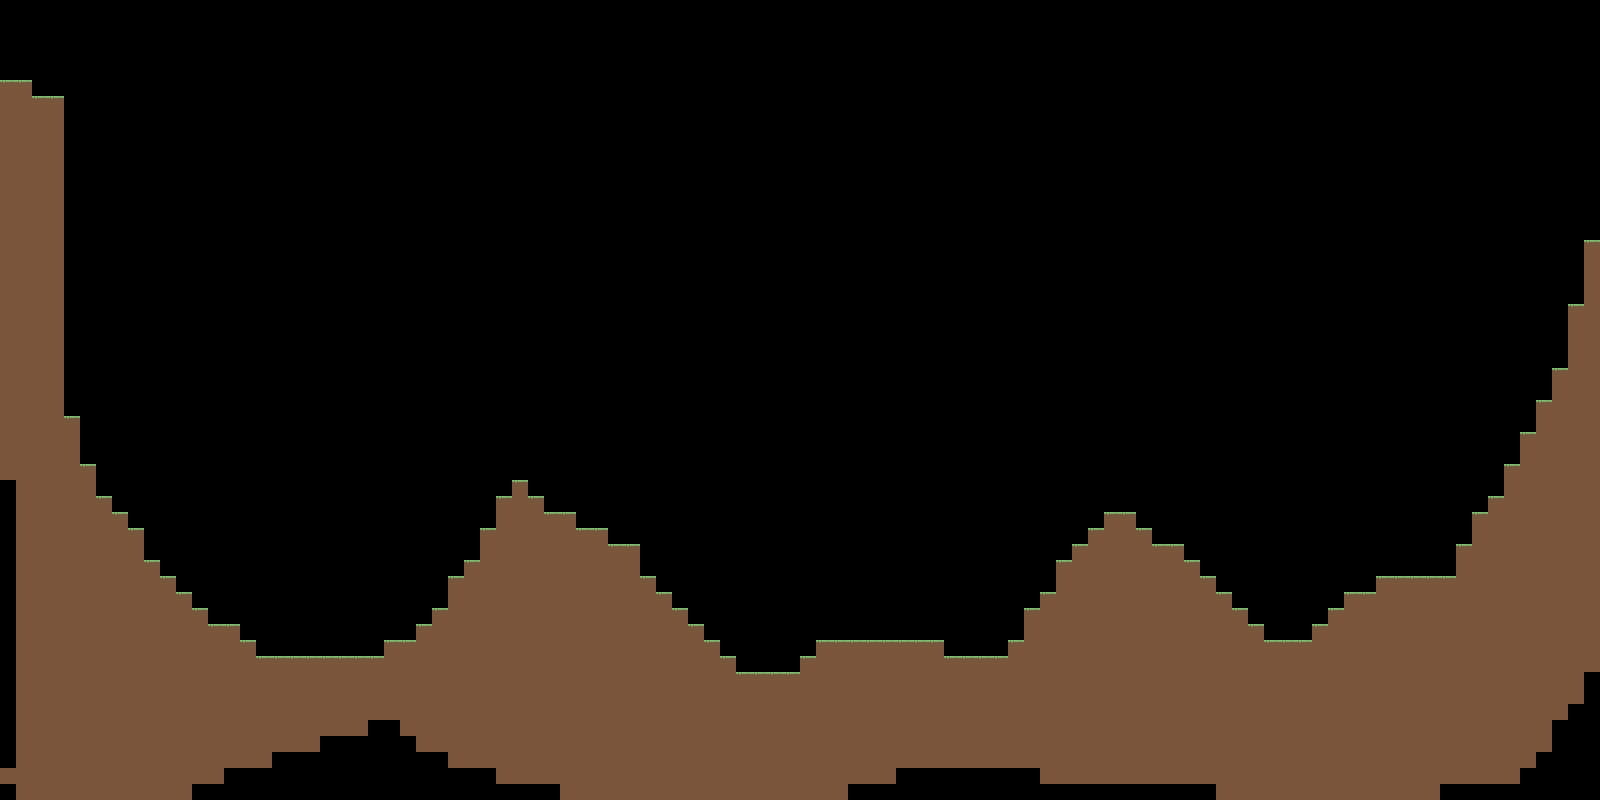

Tiled map render using the project's own tile images. Description and the map definition, with tile-layer contents summarised, below:
An orthogonal 100x50 tile map with 16x16 px tiles, 1 tile layer (solid) and 22 objects (21x npc, mc).

<map version="1.4" tiledversion="1.4.2" orientation="orthogonal" renderorder="right-down" width="100" height="50" tilewidth="16" tileheight="16" infinite="0" nextlayerid="3" nextobjectid="23">
 <editorsettings>
  <export target="map3.json" format="json" />
 </editorsettings>
 <tileset firstgid="1" name="tileset" tilewidth="16" tileheight="16" tilecount="3" columns="3">
  <image source="tileset.png" width="48" height="16" />
  <tile id="0">
   <properties>
    <property name="collides" type="bool" value="true" />
   </properties>
  </tile>
  <tile id="1">
   <properties>
    <property name="collides" type="bool" value="true" />
   </properties>
  </tile>
  <tile id="2">
   <properties>
    <property name="collides" type="bool" value="true" />
   </properties>
  </tile>
 </tileset>
 <layer id="1" name="solid" width="100" height="50">
  <data>[5000 cells, 1368 non-empty, 2 distinct tile ids]</data>
 </layer>
 <objectgroup id="2" name="spawn_points">
  <object id="1" name="mc" x="76" y="366.667">
   <point />
  </object>
  <object id="2" type="npc" x="318.667" y="469.333">
   <point />
  </object>
  <object id="3" type="npc" x="436.667" y="390">
   <point />
  </object>
  <object id="4" type="npc" x="381.333" y="505.333">
   <point />
  </object>
  <object id="5" type="npc" x="247.333" y="375.333">
   <point />
  </object>
  <object id="6" type="npc" x="205.333" y="468">
   <point />
  </object>
  <object id="7" type="npc" x="302.667" y="551.333">
   <point />
  </object>
  <object id="8" type="npc" x="325.333" y="364.667">
   <point />
  </object>
  <object id="9" type="npc" x="723.333" y="455.333">
   <point />
  </object>
  <object id="10" type="npc" x="768" y="496.667">
   <point />
  </object>
  <object id="11" type="npc" x="806.667" y="546.667">
   <point />
  </object>
  <object id="12" type="npc" x="862.667" y="513.333">
   <point />
  </object>
  <object id="13" type="npc" x="961.333" y="516.667">
   <point />
  </object>
  <object id="14" type="npc" x="796.667" y="432.667">
   <point />
  </object>
  <object id="15" type="npc" x="672.667" y="516.667">
   <point />
  </object>
  <object id="16" type="npc" x="986" y="425.333">
   <point />
  </object>
  <object id="17" type="npc" x="1255.33" y="460.667">
   <point />
  </object>
  <object id="18" type="npc" x="1335.33" y="477.333">
   <point />
  </object>
  <object id="19" type="npc" x="1256" y="518">
   <point />
  </object>
  <object id="20" type="npc" x="1346" y="525.333">
   <point />
  </object>
  <object id="21" type="npc" x="1438" y="476.667">
   <point />
  </object>
  <object id="22" type="npc" x="1162" y="449.333">
   <point />
  </object>
 </objectgroup>
</map>
